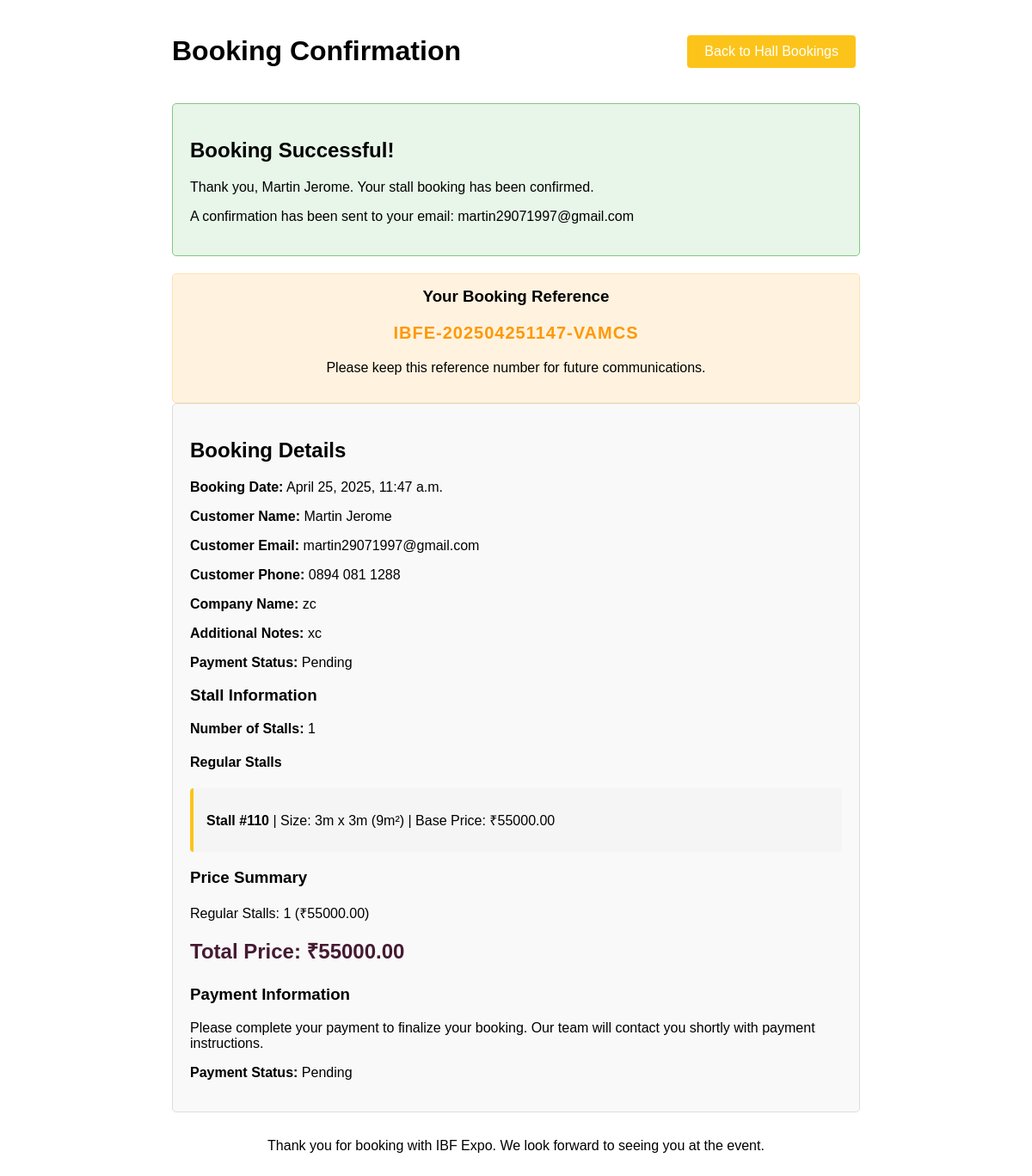
The page /booking/53/confirmation/ on the database its author committed.
### halls/models.py (models this page shows, shortened)
class Booking(models.Model):
    STATUS_CHOICES = [
        ('booked', 'Booked'),
        ('cancelled', 'Cancelled'),
        ('blocked', 'Blocked'),
    ]
    stalls = models.ManyToManyField(Stall, related_name='bookings')
    customer_name = models.CharField(max_length=100)
    customer_email = models.EmailField()
    customer_phone = models.CharField(max_length=20)
    company_name = models.CharField(max_length=100, blank=True, null=True)
    booking_date = models.DateTimeField(default=timezone.now)
    status = models.CharField(max_length=20, choices=STATUS_CHOICES, default='booked')
    notes = models.TextField(blank=True, null=True)
    payment_status = models.BooleanField(default=False)
    booking_reference = models.CharField(max_length=20, unique=True)
    total_amount = models.DecimalField(max_digits=10, decimal_places=2, default=0.00)
    is_admin_booking = models.BooleanField(default=False)  # Added field to track admin bookings

class Stall(models.Model):
    STATUS_CHOICES = [
        ('available', 'Available'),
        ('booked', 'Booked'),
        ('blocked', 'Blocked'),
    ]
    hall = models.ForeignKey(Hall, on_delete=models.CASCADE, related_name='stalls')
    stall_number = models.CharField(max_length=20)
    x_start = models.IntegerField()
    y_start = models.IntegerField()
    width = models.IntegerField()
    height = models.IntegerField()
    selected_boxes = models.JSONField(default=list)
    status = models.CharField(max_length=20, choices=STATUS_CHOICES, default='available')
    price = models.DecimalField(max_digits=10, decimal_places=2, default=55000.00)  # Updated default price
    @property
    def area(self):
        return self.width * self.height

### halls/views.py (the view)
# urls.py: path('booking/<int:booking_id>/confirmation/', views.booking_confirmation, name='booking_confirmation'),
def booking_confirmation(request, booking_id):
    from django.shortcuts import render, get_object_or_404
    booking = get_object_or_404(Booking, id=booking_id)
    stalls = booking.stalls.all()
    regular_stalls = []
    combo_stalls = []
    for stall in stalls:
        if hasattr(stall, 'combos') and stall.combos.exists():
            combo_stalls.append(stall)
        else:
            regular_stalls.append(stall)
    regular_stall_count = len(regular_stalls)
    regular_stall_base_price = sum(stall.price for stall in regular_stalls)
    if regular_stall_count == 1:
        discount_amount = 0
        discounted_regular_price = regular_stall_base_price
    elif regular_stall_count == 2:
        discount_amount = decimal.Decimal('5000')
        discounted_regular_price = regular_stall_base_price - discount_amount
    else:  # 3 or more stalls
        discount_amount = decimal.Decimal('5000') * regular_stall_count
        discounted_regular_price = regular_stall_base_price - discount_amount
    combo_stall_price = decimal.Decimal('130000.00') if combo_stalls else decimal.Decimal('0')
    total_price = booking.total_amount
    discount_percentage = 0
    if regular_stall_base_price > 0 and discount_amount > 0:
        discount_percentage = (discount_amount / regular_stall_base_price) * 100
    hall_id = stalls.first().hall.id if stalls.exists() else 1
    return render(request, 'halls/booking_confirmation.html', {
        'booking': booking,
        'stalls': stalls,
        'regular_stalls': regular_stalls,
        'combo_stalls': combo_stalls,
        'total_price': total_price,
        'hall_id': hall_id,
        'regular_stall_count': regular_stall_count,
        'regular_stall_base_price': regular_stall_base_price,
        'discounted_regular_price': discounted_regular_price,
        'combo_stall_price': combo_stall_price,
        'discount_amount': discount_amount,
        'discount_percentage': discount_percentage
    })

### templates/halls/booking_confirmation.html (shortened to what this page needs)
<!DOCTYPE html>
<html lang="en">
<head>
</head>
<body>
    <div class="container">
        <div class="header">
            <h1>Booking Confirmation</h1>
            <div>
                <a href="{% url 'stall_booking' hall_id %}" class="btn btn-primary">Back to Hall Bookings</a>
            </div>
        </div>
        <div class="confirmation-box">
            <h2>Booking Successful!</h2>
            <p>Thank you, {{ booking.customer_name }}. Your stall booking has been confirmed.</p>
            <p>A confirmation has been sent to your email: {{ booking.customer_email }}</p>
        </div>
        <div class="reference">
            <h3>Your Booking Reference</h3>
            <p class="reference-code">{{ booking.booking_reference }}</p>
            <p>Please keep this reference number for future communications.</p>
        </div>
        <div class="booking-details">
            <h2>Booking Details</h2>
            <p><strong>Booking Date:</strong> {{ booking.booking_date|date:"F j, Y, g:i a" }}</p>
            <p><strong>Customer Name:</strong> {{ booking.customer_name }}</p>
            <p><strong>Customer Email:</strong> {{ booking.customer_email }}</p>
            <p><strong>Customer Phone:</strong> {{ booking.customer_phone }}</p>
            {% if booking.company_name %}
            <p><strong>Company Name:</strong> {{ booking.company_name }}</p>
            {% endif %}
            {% if booking.notes %}
            <p><strong>Additional Notes:</strong> {{ booking.notes }}</p>
            {% endif %}
            <p><strong>Payment Status:</strong> {% if booking.payment_status %}Paid{% else %}Pending{% endif %}</p>
            <h3>Stall Information</h3>
            <p><strong>Number of Stalls:</strong> {{ stalls|length }}</p>
            {% if regular_stalls %}
            <h4>Regular Stalls</h4>
            <div class="stall-list">
                {% for stall in regular_stalls %}
                <div class="stall-item">
                    <p><strong>Stall #{{ stall.stall_number }}</strong> | Size: {{ stall.width }}m x {{ stall.height }}m ({{ stall.area }}m²) | Base Price: ₹{{ stall.price|floatformat:2 }}</p>
                </div>
                {% endfor %}
            </div>
            {% endif %}
            <div class="price-summary">
                <h3>Price Summary</h3>
                {% if regular_stall_count > 0 %}
                <p>Regular Stalls: {{ regular_stall_count }}
                {% if discount_amount > 0 %}
                    (₹{{ regular_stall_base_price|floatformat:2 }} - ₹{{ discount_amount|floatformat:2 }} discount = ₹{{ discounted_regular_price|floatformat:2 }})
                {% else %}
                    (₹{{ regular_stall_base_price|floatformat:2 }})
                {% endif %}
                </p>
                {% endif %}
                <p class="price">Total Price: ₹{{ booking.total_amount|floatformat:2 }}</p>
            </div>
            <div class="payment-info">
                <h3>Payment Information</h3>
                <p>Please complete your payment to finalize your booking. Our team will contact you shortly with payment instructions.</p>
                <p><strong>Payment Status:</strong> {% if booking.payment_status %}Paid{% else %}Pending{% endif %}</p>
            </div>
        </div>
        <div style="margin-top: 30px; text-align: center;">
            <p>Thank you for booking with IBF Expo. We look forward to seeing you at the event.</p>
        </div>
    </div>
</body>
</html>

### templates/halls/booking_confirmation.html (style rules this page uses)
body { font-family: Arial, sans-serif; margin: 0; padding: 20px; }
.container { max-width: 800px; margin: 0 auto; }
.header { display: flex; justify-content: space-between; align-items: center; margin-bottom: 20px; }
.btn { background-color: #451a32; border: none; color: white; padding: 10px 20px; text-align: center; text-decoration: none; display: inline-block; font-size: 16px; cursor: pointer; border-radius: 4px; margin-right: 5px; }
.btn-primary { background-color: #fcc41a; }
.confirmation-box { background-color: #e8f5e9; border: 1px solid #81c784; border-radius: 5px; padding: 20px; margin-bottom: 20px; }
.booking-details { background-color: #f9f9f9; border: 1px solid #ddd; padding: 20px; border-radius: 5px; margin-bottom: 20px; }
.stall-list { margin-top: 10px; }
.stall-item { background-color: #f5f5f5; margin-bottom: 8px; padding: 10px 15px; border-radius: 4px; border-left: 4px solid #fcc41a; }
.price { font-size: 24px; font-weight: bold; color: #451a32; margin-top: 15px; }
.reference { background-color: #fff3e0; border: 1px solid #ffe0b2; padding: 15px; border-radius: 5px; margin-top: 20px; text-align: center; }
.reference h3 { margin-top: 0; }
.reference-code { font-size: 20px; font-weight: bold; color: #ff9800; letter-spacing: 1px; }

### rows shown on the page
Booking: customer_name "Martin Jerome", customer_email "martin29071997@gmail.com", booking_reference "IBFE-202504251147-VAMCS", booking_date "April 25, 2025, 11:47 a.m.", customer_phone "0894 081 1288", company_name "zc", notes "xc", total_amount "55000.00"
Stall: stall_number "110", width "3", height "3", area "9", price "55000.00"

### other values the page prints
{{ stalls|length }} "1"
{{ regular_stall_count }} "1"
{{ regular_stall_base_price|floatformat:2 }} "55000.00"
